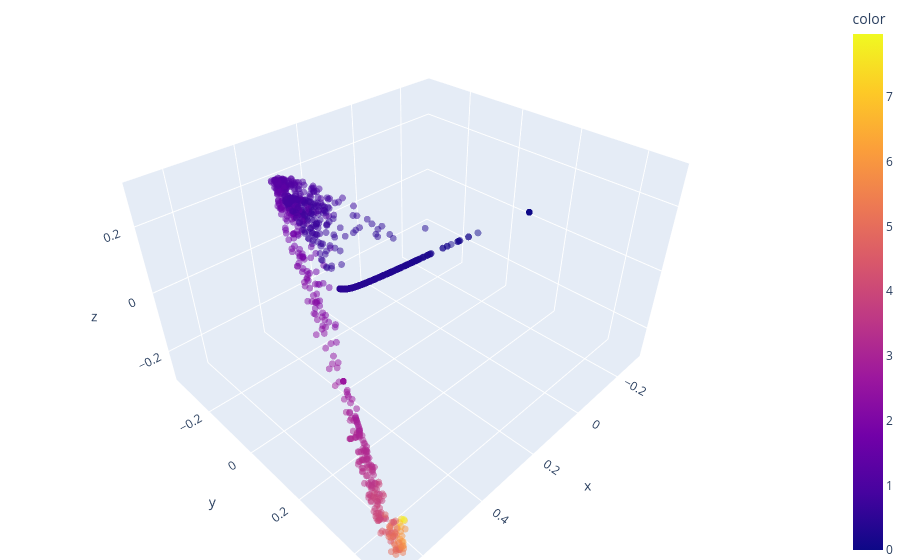

The notebook cell saved with this chart:
### Code cell
fig = px.scatter_3d(
    x=embedding[:,0], 
    y=embedding[:,1], 
    z=embedding[:,2], 
    color=np.sum(nearest_neighbor_matrix, axis=1),
    opacity=0.5,
)
fig.update_traces(marker=dict(size=4))
fig.update_layout(margin=dict(l=0, r=0, b=0, t=0))
fig.show()

### Figure 1 — Plotly figure (JSON) as saved in the notebook; plotly's stock layout.template omitted (floating-point values rounded to 4 significant figures; data arrays with more than 128 entries replaced by an {"elided": "..."} marker saying what was removed)
{"data": [{"hovertemplate": "x=%{x}<br>y=%{y}<br>z=%{z}<br>color=%{marker.color}<extra></extra>", "legendgroup": "", "marker": {"color": {"elided": "2200 float values"}, "coloraxis": "coloraxis", "opacity": 0.5, "size": 4, "symbol": "circle"}, "mode": "markers", "name": "", "scene": "scene", "showlegend": false, "type": "scatter3d", "x": {"elided": "2200 float values"}, "y": {"elided": "2200 float values"}, "z": {"elided": "2200 float values"}}], "layout": {"coloraxis": {"colorbar": {"title": {"text": "color"}}, "colorscale": [[0, "#0d0887"], [0.1111, "#46039f"], [0.2222, "#7201a8"], [0.3333, "#9c179e"], [0.4444, "#bd3786"], [0.5556, "#d8576b"], [0.6667, "#ed7953"], [0.7778, "#fb9f3a"], [0.8889, "#fdca26"], [1, "#f0f921"]]}, "legend": {"tracegroupgap": 0}, "margin": {"b": 0, "l": 0, "r": 0, "t": 0}, "scene": {"domain": {"x": [0, 1], "y": [0, 1]}, "xaxis": {"title": {"text": "x"}}, "yaxis": {"title": {"text": "y"}}, "zaxis": {"title": {"text": "z"}}}}}
